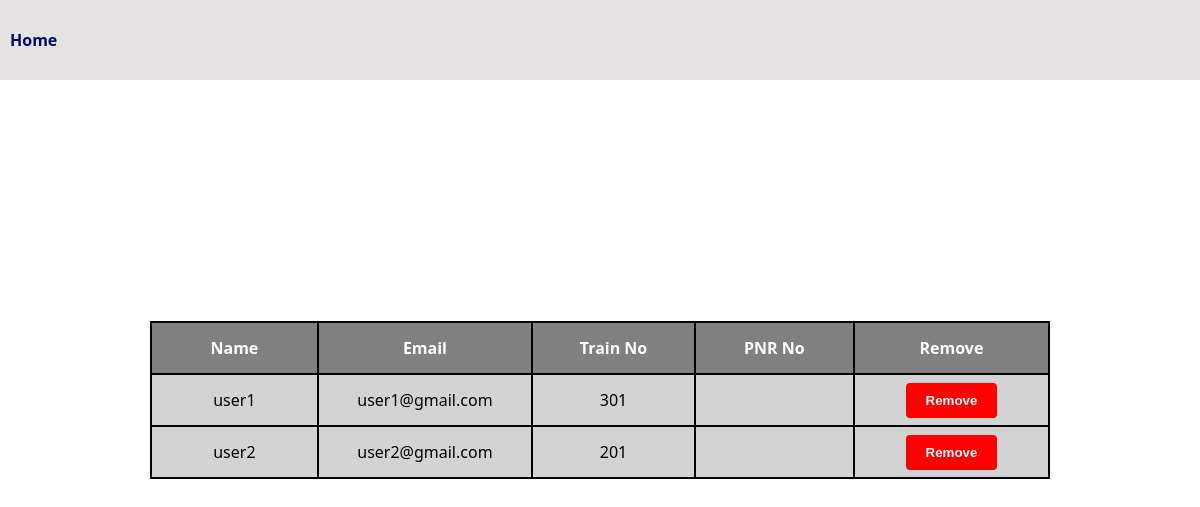
Page /user_details/ on the committed database.
### user_app/models.py (models this page shows, shortened)
class Customer(models.Model):
  username = models.CharField(max_length=25)
  email = models.EmailField()
  password = models.CharField(max_length=25)
  train_number = models.IntegerField()

### admin_app/views.py (the view)
# urls.py: path('user_details/', user_details, name='user_details'),
def user_details(request):
    customers = Customer.objects.all()
    return render(request, 'admin_watch_users.html', {'customers':customers})

### templates/admin_watch_users.html (shortened to what this page needs)
<!DOCTYPE html>
<html lang="en">
<head>
</head>
<body>
  <div class="user-details-container-in-admin-page">
    <nav>
      <div class="nav">
        <a href="{% url 'admin_app:admin_page' %}">Home</a>
      </div>
    </nav>
    <div class="user-table">
      <table class="content-table" bgcolor="black" width="900" style="text-align: center;">
          <tr bgcolor="gray" style="color: white;" height="50">
            <th width="300">Name</th>
            <th width="300">Email</th>
            <th width="300">Train No</th>
            <th width="300">PNR No</th>
            <th width="300">Remove</th>
          </tr>
          {% for i in customers %}
          <tr bgcolor="lightgray" height="50">
            <td>{{i.username}}</td>
            <td>{{i.email}}</td>
            <td>{{i.train_number}}</td>
            <td>{{i.pnr_number}}</td>
            <td><a href="{% url 'admin_app:remove_user' i.id %}"><button>Remove</button></a></td>
          </tr>
          {% endfor %}
      </table>
    </div>
</body>
</html>

### templates/admin_watch_users.html (style rules this page uses)
body { padding: 0; margin: 0; box-sizing: border-box; }
.user-details-container-in-admin-page { height: 100vh; width: 100%; display: flex; align-items: center; justify-content: center; font-family: system-ui, -apple-system, BlinkMacSystemFont, 'Segoe UI', Roboto, Oxygen, Ubuntu, Cantarell, 'Open Sans', 'Helvetica Neue', sans-serif; }
.user-details-container-in-admin-page nav { position: fixed; top: 0; }
.user-details-container-in-admin-page nav .nav { width: 100vw; height: 80px; background: rgb(228, 226, 226); display: flex; align-items: center; justify-content: start; }
.user-details-container-in-admin-page nav a { color: rgb(3, 10, 102); margin-left: 10px; text-decoration: none; font-weight: bold; font-size: 16px; margin-right: 1rem; }
.user-details-container-in-admin-page .user-table .content-table tr td button { padding: 10px 20px; border: none; border-radius: 4px; background-color: red; margin: 4px; }
.user-details-container-in-admin-page .user-table .content-table tr td a button { cursor: pointer; text-decoration: none; color: white; font-weight: bold; }

### rows in the picture
Customer: username "user1", email "user1@gmail.com", train_number "301"
Customer: username "user2", email "user2@gmail.com", train_number "201"
